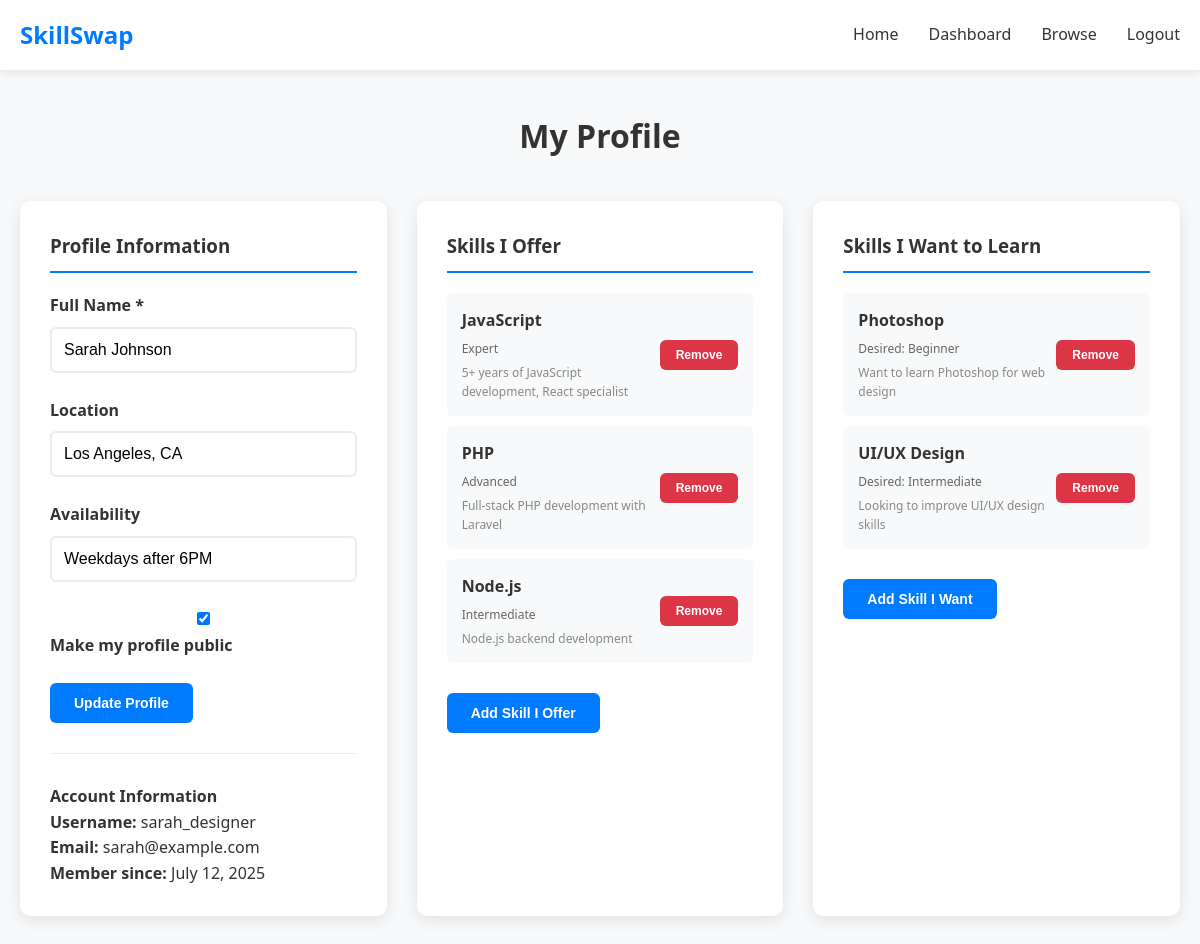
The app's page /profile-enhanced.php (signed in) with its own data.
### tables this page shows
CREATE TABLE users (
    id INT AUTO_INCREMENT PRIMARY KEY,
    username VARCHAR(50) UNIQUE NOT NULL,
    email VARCHAR(100) UNIQUE NOT NULL,
    password_hash VARCHAR(255) NOT NULL,
    full_name VARCHAR(100) NOT NULL,
    location VARCHAR(100),
    profile_photo VARCHAR(255),
    availability VARCHAR(255),
    is_public BOOLEAN DEFAULT TRUE,
    is_admin BOOLEAN DEFAULT FALSE,
    created_at TIMESTAMP DEFAULT CURRENT_TIMESTAMP,
    updated_at TIMESTAMP DEFAULT CURRENT_TIMESTAMP ON UPDATE CURRENT_TIMESTAMP
);

CREATE TABLE user_skills_offered (
    id INT AUTO_INCREMENT PRIMARY KEY,
    user_id INT NOT NULL,
    skill_id INT NOT NULL,
    proficiency_level ENUM('Beginner', 'Intermediate', 'Advanced', 'Expert') DEFAULT 'Intermediate',
    description TEXT,
    FOREIGN KEY (user_id) REFERENCES users(id) ON DELETE CASCADE,
    FOREIGN KEY (skill_id) REFERENCES skills(id) ON DELETE CASCADE,
    UNIQUE KEY unique_user_skill_offered (user_id, skill_id)
);

CREATE TABLE skills (
    id INT AUTO_INCREMENT PRIMARY KEY,
    name VARCHAR(100) UNIQUE NOT NULL,
    category VARCHAR(50),
    created_at TIMESTAMP DEFAULT CURRENT_TIMESTAMP
);

CREATE TABLE user_skills_wanted (
    id INT AUTO_INCREMENT PRIMARY KEY,
    user_id INT NOT NULL,
    skill_id INT NOT NULL,
    desired_level ENUM('Beginner', 'Intermediate', 'Advanced', 'Expert') DEFAULT 'Beginner',
    description TEXT,
    FOREIGN KEY (user_id) REFERENCES users(id) ON DELETE CASCADE,
    FOREIGN KEY (skill_id) REFERENCES skills(id) ON DELETE CASCADE,
    UNIQUE KEY unique_user_skill_wanted (user_id, skill_id)
);

### config/session.php (called while the page is built, shortened)
<?php
function getCurrentUserId() {
    return $_SESSION['user_id'] ?? null;
}
?>

### classes/User.php (called while the page is built, shortened)
<?php
class User {
    private $conn;
    private $table_name = "users";
    public function __construct($db) {
        $this->conn = $db;
    }
    public function getUserById($id) {
        $query = "SELECT * FROM " . $this->table_name . " WHERE id = :id";
        $stmt = $this->conn->prepare($query);
        $stmt->bindParam(':id', $id);
        $stmt->execute();
        return $stmt->fetch(PDO::FETCH_ASSOC);
    }
}
?>

### classes/Skill.php (called while the page is built, shortened)
<?php
class Skill {
    private $conn;
    public function __construct($db) {
        $this->conn = $db;
    }
    public function getUserSkillsOffered($user_id) {
        $query = "SELECT s.*, uso.proficiency_level, uso.description
                  FROM skills s
                  JOIN user_skills_offered uso ON s.id = uso.skill_id
                  WHERE uso.user_id = :user_id";
        $stmt = $this->conn->prepare($query);
        $stmt->bindParam(':user_id', $user_id);
        $stmt->execute();
        return $stmt->fetchAll(PDO::FETCH_ASSOC);
    }
    public function getUserSkillsWanted($user_id) {
        $query = "SELECT s.*, usw.desired_level, usw.description
                  FROM skills s
                  JOIN user_skills_wanted usw ON s.id = usw.skill_id
                  WHERE usw.user_id = :user_id";
        $stmt = $this->conn->prepare($query);
        $stmt->bindParam(':user_id', $user_id);
        $stmt->execute();
        return $stmt->fetchAll(PDO::FETCH_ASSOC);
    }
}
?>

### profile-enhanced.php (the view, shortened to what this page needs)
<?php
require_once 'config/session.php';
require_once 'classes/User.php';
require_once 'classes/Skill.php';
$database = new Database();
$db = $database->getConnection();
$user = new User($db);
$skill = new Skill($db);
$current_user = $user->getUserById(getCurrentUserId());
$user_skills_offered = $skill->getUserSkillsOffered(getCurrentUserId());
$user_skills_wanted = $skill->getUserSkillsWanted(getCurrentUserId());
?>
<!DOCTYPE html>
<html lang="en">
<head>
    <link rel="stylesheet" href="assets/css/style.css">
</head>
<body>
    <nav class="navbar">
        <div class="nav-container">
            <div class="nav-logo">
                <h2><a href="index.php" style="text-decoration: none; color: inherit;">SkillSwap</a></h2>
            </div>
            <div class="nav-menu">
                <a href="index.php" class="nav-link">Home</a>
                <a href="dashboard.php" class="nav-link">Dashboard</a>
                <a href="browse.php" class="nav-link">Browse</a>
                <a href="logout.php" class="nav-link">Logout</a>
            </div>
        </div>
    </nav>
    <main class="main-content">
        <div class="container">
            <div style="padding: 40px 0;">
                <h1 style="text-align: center; margin-bottom: 40px;">My Profile</h1>
                <div class="dashboard-grid">
                    <div class="dashboard-card">
                        <h3>Profile Information</h3>
                        <form method="POST">
                            <div class="form-group">
                                <label for="full_name">Full Name *</label>
                                <input type="text" id="full_name" name="full_name" required
                                       value="<?php echo htmlspecialchars($current_user['full_name']); ?>">
                            </div>
                            <div class="form-group">
                                <label for="location">Location</label>
                                <input type="text" id="location" name="location"
                                       value="<?php echo htmlspecialchars($current_user['location'] ?? ''); ?>"
                                       placeholder="e.g., New York, NY">
                            </div>
                            <div class="form-group">
                                <label for="availability">Availability</label>
                                <input type="text" id="availability" name="availability"
                                       value="<?php echo htmlspecialchars($current_user['availability'] ?? ''); ?>"
                                       placeholder="e.g., Weekends, Evenings">
                            </div>
                            <div class="form-group">
                                <label>
                                    <input type="checkbox" name="is_public" <?php echo $current_user['is_public'] ? 'checked' : ''; ?>>
                                    Make my profile public
                                </label>
                            </div>
                            <button type="submit" class="btn btn-primary">Update Profile</button>
                        </form>
                        <div style="margin-top: 30px; padding-top: 30px; border-top: 1px solid #eee;">
                            <h4>Account Information</h4>
                            <p><strong>Username:</strong> <?php echo htmlspecialchars($current_user['username']); ?></p>
                            <p><strong>Email:</strong> <?php echo htmlspecialchars($current_user['email']); ?></p>
                            <p><strong>Member since:</strong> <?php echo date('F j, Y', strtotime($current_user['created_at'])); ?></p>
                        </div>
                    </div>
                    <div class="dashboard-card">
                        <h3>Skills I Offer</h3>
                        <?php if (!empty($user_skills_offered)): ?>
                            <ul class="skills-list">
                                <?php foreach ($user_skills_offered as $skill_item): ?>
                                    <li>
                                        <div class="skill-info">
                                            <div class="skill-name"><?php echo htmlspecialchars($skill_item['name']); ?></div>
                                            <div class="skill-level"><?php echo htmlspecialchars($skill_item['proficiency_level']); ?></div>
                                            <?php if ($skill_item['description']): ?>
                                                <div style="font-size: 12px; color: #888; margin-top: 5px;">
                                                    <?php echo htmlspecialchars($skill_item['description']); ?>
                                                </div>
                                            <?php endif; ?>
                                        </div>
                                        <div class="skill-actions">
                                            <form method="POST" style="display: inline;">
                                                <button type="submit" class="btn btn-small btn-danger"
                                                        onclick="return confirm('Remove this skill?')">Remove</button>
                                            </form>
                                        </div>
                                    </li>
                                <?php endforeach; ?>
                            </ul>
                        <?php else: ?>
                            <p>No skills added yet.</p>
                        <?php endif; ?>
                        <button type="button" onclick="toggleForm('add-skill-offered')" class="btn btn-primary" style="margin-top: 20px;">
                            Add Skill I Offer
                        </button>
                    </div>
                    <div class="dashboard-card">
                        <h3>Skills I Want to Learn</h3>
                        <?php if (!empty($user_skills_wanted)): ?>
                            <ul class="skills-list">
                                <?php foreach ($user_skills_wanted as $skill_item): ?>
                                    <li>
                                        <div class="skill-info">
                                            <div class="skill-name"><?php echo htmlspecialchars($skill_item['name']); ?></div>
                                            <div class="skill-level">Desired: <?php echo htmlspecialchars($skill_item['desired_level']); ?></div>
                                            <?php if ($skill_item['description']): ?>
                                                <div style="font-size: 12px; color: #888; margin-top: 5px;">
                                                    <?php echo htmlspecialchars($skill_item['description']); ?>
                                                </div>
                                            <?php endif; ?>
                                        </div>
                                        <div class="skill-actions">
                                            <form method="POST" style="display: inline;">
                                                <button type="submit" class="btn btn-small btn-danger"
                                                        onclick="return confirm('Remove this skill?')">Remove</button>
                                            </form>
                                        </div>
                                    </li>
                                <?php endforeach; ?>
                            </ul>
                        <?php else: ?>
                            <p>No skills added yet.</p>
                        <?php endif; ?>
                        <button type="button" onclick="toggleForm('add-skill-wanted')" class="btn btn-primary" style="margin-top: 20px;">
                            Add Skill I Want
                        </button>
                    </div>
                </div>
            </div>
        </div>
    </main>
</body>
</html>

### assets/css/style.css (style rules this page uses)
* { margin: 0; padding: 0; box-sizing: border-box; }
body { font-family: "Segoe UI", Tahoma, Geneva, Verdana, sans-serif; line-height: 1.6; color: #333; background-color: #f8f9fa; }
.container { max-width: 1200px; margin: 0 auto; padding: 0 20px; }
.navbar { background: #fff; box-shadow: 0 2px 10px rgba(0, 0, 0, 0.1); position: sticky; top: 0; z-index: 1000; }
.nav-container { max-width: 1200px; margin: 0 auto; padding: 0 20px; display: flex; justify-content: space-between; align-items: center; height: 70px; }
.nav-logo h2 { color: #007bff; font-weight: 700; }
.nav-menu { display: flex; gap: 30px; }
.nav-link { text-decoration: none; color: #333; font-weight: 500; transition: color 0.3s ease; }
.btn { display: inline-block; padding: 12px 24px; border: none; border-radius: 6px; text-decoration: none; font-weight: 600; text-align: center; cursor: pointer; transition: all 0.3s ease; font-size: 14px; }
.btn-primary { background: #007bff; color: white; }
.btn-small { padding: 8px 16px; font-size: 12px; }
.btn-danger { background: #dc3545; color: white; }
.main-content { min-height: calc(100vh - 140px); }
.form-group { margin-bottom: 25px; }
.form-group label { display: block; margin-bottom: 8px; font-weight: 600; color: #333; }
.form-group input, .form-group select, .form-group textarea { width: 100%; padding: 12px; border: 2px solid #e9ecef; border-radius: 6px; font-size: 16px; }
.dashboard-grid { display: grid; grid-template-columns: repeat(auto-fit, minmax(350px, 1fr)); gap: 30px; }
.dashboard-card { background: white; padding: 30px; border-radius: 10px; box-shadow: 0 4px 15px rgba(0, 0, 0, 0.1); }
.dashboard-card h3 { margin-bottom: 20px; color: #333; border-bottom: 2px solid #007bff; padding-bottom: 10px; }
.skills-list { list-style: none; }
.skills-list li { background: #f8f9fa; padding: 15px; margin-bottom: 10px; border-radius: 6px; display: flex; justify-content: space-between; align-items: center; }
.skill-info { flex: 1; }
.skill-name { font-weight: 600; color: #333; }
.skill-level { font-size: 12px; color: #666; margin-top: 5px; }
.skill-actions { display: flex; gap: 10px; }

### records on screen
users: full_name "Sarah Johnson", location "Los Angeles, CA", availability "Weekdays after 6PM", is_public "☑", username "sarah_designer", email "sarah@example.com", created_at "July 12, 2025"
user_skills_offered: skill.name "JavaScript", proficiency_level "Expert", description "5+ years of JavaScript development, React specialist"
user_skills_offered: skill.name "PHP", proficiency_level "Advanced", description "Full-stack PHP development with Laravel"
user_skills_offered: skill.name "Node.js", proficiency_level "Intermediate", description "Node.js backend development"
user_skills_wanted: skill.name "Photoshop", desired_level "Beginner", description "Want to learn Photoshop for web design"
user_skills_wanted: skill.name "UI/UX Design", desired_level "Intermediate", description "Looking to improve UI/UX design skills"
